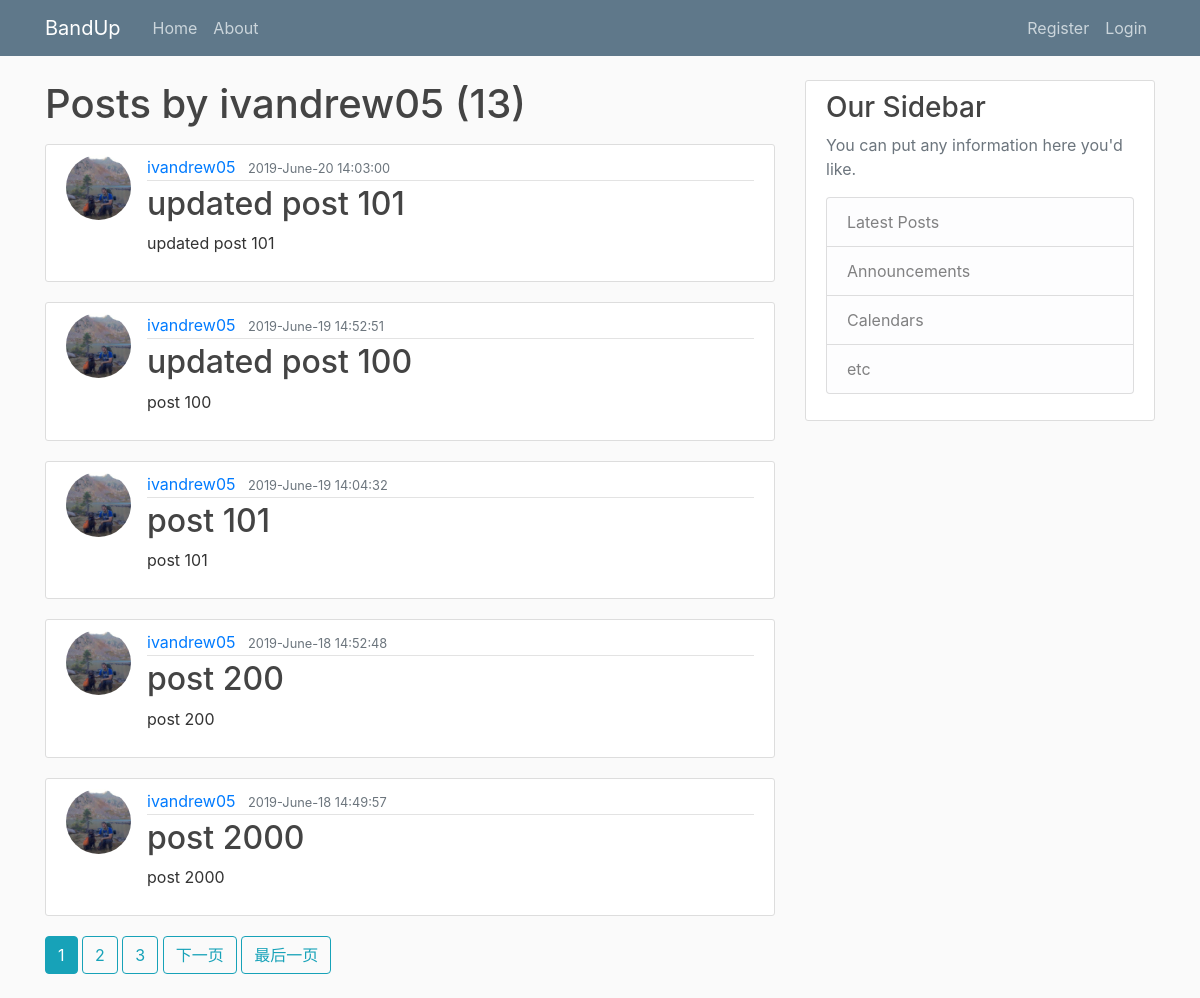
The page /user/ivandrew05 on the database as committed earlier.
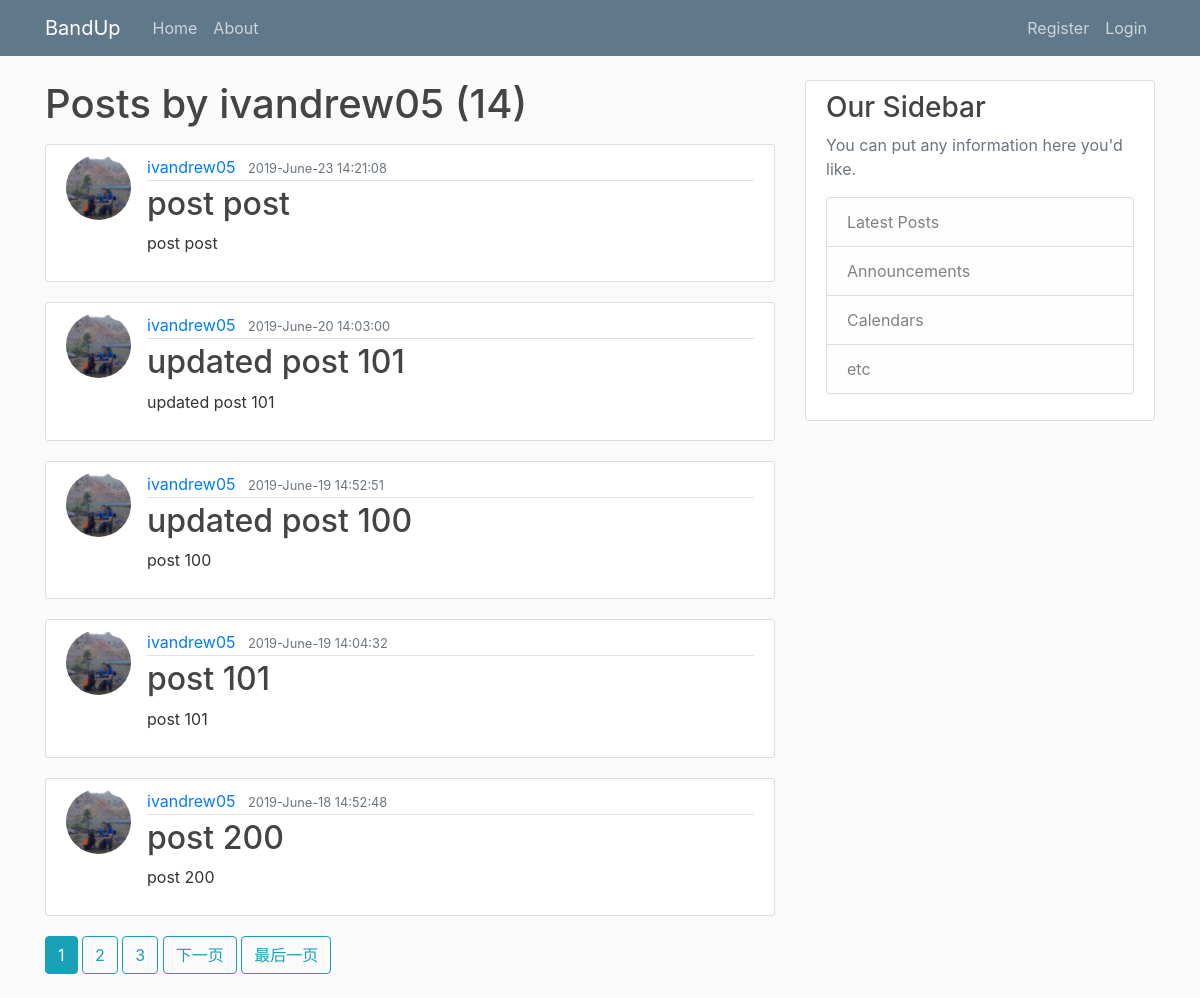
The same page on the database as committed later.
### myapp/models.py (models this page shows, shortened)
class Post(models.Model):
    title = models.CharField(max_length=100)
    content = models.TextField()
    date_posted = models.DateTimeField(default=timezone.now)
    author = models.ForeignKey(User, on_delete=models.CASCADE)

### users/models.py (models this page shows, shortened)
class Profile(models.Model):
    user = models.OneToOneField(User, on_delete=models.CASCADE)
    image = models.ImageField(default='default.jpg', upload_to='profile_pics')

### myapp/views.py (the view)
# urls.py: path("user/<str:username>", UserPostListView.as_view(), name="user-posts"),
class UserPostListView(ListView):
    model = Post
    template_name = 'myapp/user_posts.html'    # <app>/<model>_<viewtype>.html
    context_object_name = 'posts'
    paginate_by = 5
    def get_queryset(self):
        user = get_object_or_404(User, username=self.kwargs.get('username'))
        return Post.objects.filter(author=user).order_by('-date_posted')

### myapp/templates/myapp/user_posts.html (shortened to what this page needs)
{% extends 'myapp/base.html' %}
{%block content%}
<h1 class="mb-3">Posts by {{ view.kwargs.username}} ({{ page_obj.paginator.count }})</h1>
{% for post in posts %}
<article class="media content-section">
    <img class="rounded-circle article-img" src="{{ post.author.profile.image.url}}">
    <div class="media-body">
        <div class="article-metadata">
            <a class="mr-2" href="{% url 'user-posts' post.author.username %}">{{ post.author }}</a>
            <small class="text-muted">{{ post.date_posted|date:"Y-F-d H:i:s" }}</small>
        </div>
        <h2><a class="article-title" href="{% url 'post-detail' post.id %}">{{ post.title }}</a></h2>
        <p class="article-content">{{ post.content }}</p>
    </div>
</article>
{% endfor %}
{% if is_paginated %}
{% for num in page_obj.paginator.page_range %}
{% if page_obj.number == num %}
<a class="btn btn-info mb-4" href="?page={{ num }}">{{ num }}</a>
{% elif num > page_obj.number|add:'-3' and num < page_obj.number|add:'3' %}
<a class="btn btn-outline-info mb-4" href="?page={{ num }}">{{ num }}</a>
{% endif %}
{% endfor %}
{% if page_obj.has_next %}
<a class="btn btn-outline-info mb-4" href="?page={{ page_obj.next_page_number }}">下一页</a>
<a class="btn btn-outline-info mb-4" href="?page={{ page_obj.paginator.num_pages }}">最后一页</a>
{% endif %}
{% endif %}
{% endblock content %}

Rows that differ between the two databases and show on the page:
no longer on this page (row unchanged): Post: author.profile.image (picture), author "ivandrew05", date_posted "2019-June-18 14:49:57", title "post 2000", content "post 2000"
added Post: author.profile.image (picture), author "ivandrew05", date_posted "2019-June-23 14:21:08", title "post post", content "post post"
Other text that changed with them:
{{ page_obj.paginator.count }}: "13" → "14"
